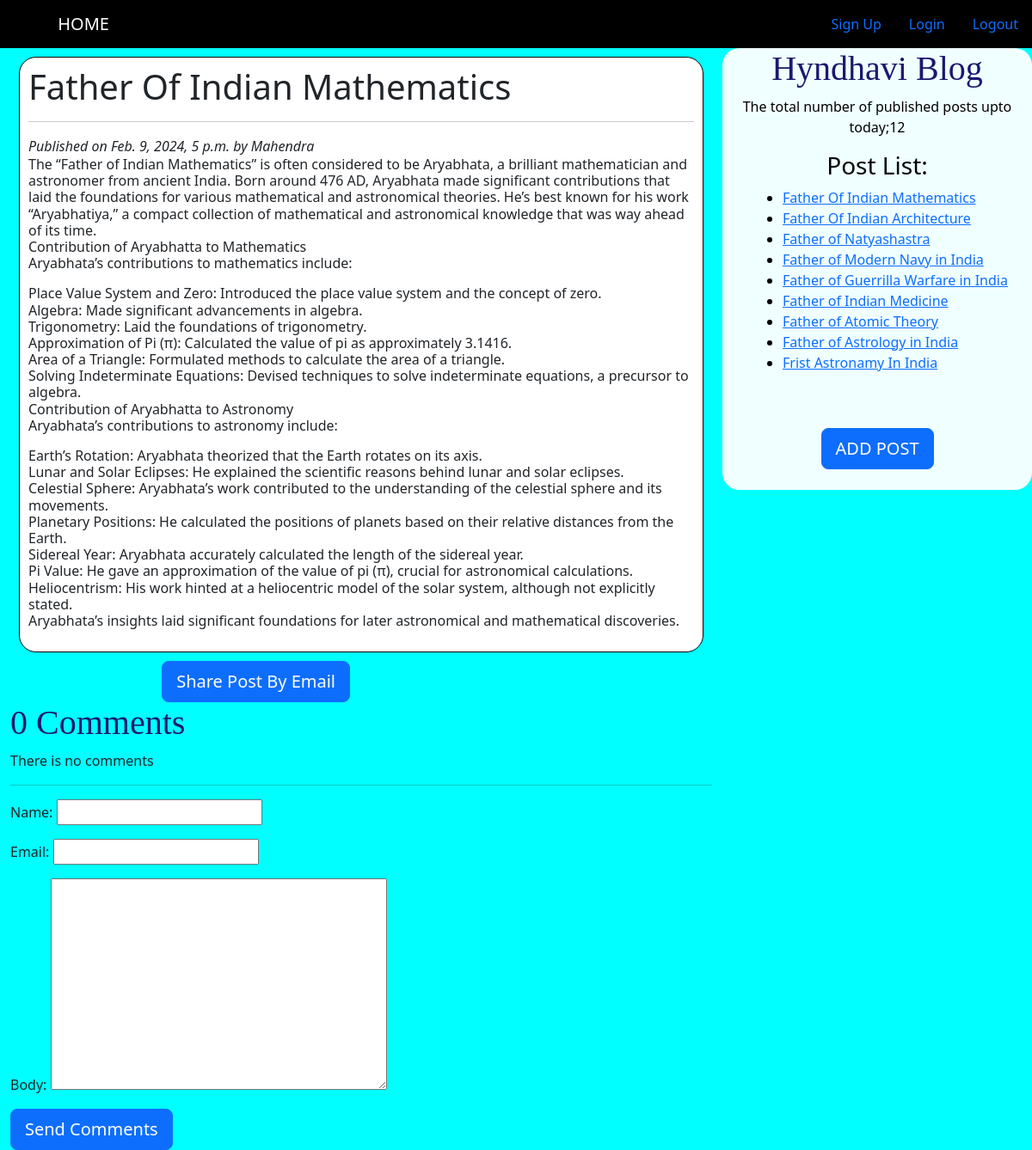
Page /2024/02/09/father-of-indian-mathematics/ (signed in) on the committed database.
### testapp/models.py (models this page shows, shortened)
class Blog(models.Model):
    STATUS_CHOICES=(('draft', 'Draft'),('published','Published'))
    title = models.CharField(max_length=256)
    slug = models.SlugField(max_length=256, unique_for_date='publish')
    author = models.ForeignKey(User, related_name='blog_posts',on_delete=models.DO_NOTHING,)
    body = models.TextField()
    publish = models.DateTimeField(default=timezone.now)
    created = models.DateTimeField(auto_now_add=True)
    update = models.DateTimeField(auto_now=True)
    atatus = models.CharField(max_length=10, choices=STATUS_CHOICES, default='draft')
    objects = CustomManger()
    class Meta:
        ordering = ('-publish',)
    def url(self):
        return reverse('post', args=[self.publish.year, self.publish.strftime('%m'), self.publish.strftime('%d'), self.slug])

### testapp/views.py (the view)
# urls.py: path('<int:year>/<int:month>/<int:day>/<slug:post>/', views.post_detail, name="post"),
@login_required()
def post_detail(request, year, month, day, post):
    post = get_object_or_404(Blog, slug=post, atatus="published", publish__year= year,
                             publish__month=month, publish__day=day)
    comments = post.comments.filter(active= True)
    csubmit = False
    if request.method=='POST':
        form =CommentForm(request.POST)
        if form.is_valid():
            new_comment = form.save(commit=False)
            new_comment.post = post
            new_comment.save()
            csubmit=True
    else:
        form = CommentForm()
    return render(request, 'testapp/post.html', {'post':post, 'form':form, 'csubmit':csubmit, 'comments':comments})

### testapp/forms.py
class CommentForm(forms.ModelForm):
    class Meta:
        model = Comments
        fields = ('name', 'email', 'body')

### testapp/models.py (called while the page is built)
    def get_queryset(self):
        return super().get_queryset().filter(atatus='published')

### testapp/templatetags/blog_tags.py (called while the page is built)
@register.simple_tag
def total_posts():
    return Blog.objects.count()

@login_required()
@register.inclusion_tag('testapp/list.html')
def post_list(count=10):
    list = Blog.objects.order_by('-publish',)[:9]
    return {'list':list}

### templates/testapp/post.html (shortened to what this page needs)
<!DOCTYPE html>
{% extends 'testapp/base.html' %}
{%block content %}
<div class="description">
<h1>{{post.title}}</h1>
<hr>
<i id="p">Published on {{post.publish}} by {{post.author|title}}</i>
<h6>{{post.body|linebreaks}}</h6>
</div>
<div class="container" align="center">
<a href="/{{post.id}}" class="btn btn-primary btn-lg" target="_blank">Share Post By Email</a>
</div><br><br>
{% with comments.count as comments_count%}
<h2>{{comments_count}} Comment{{comments_count|pluralize}}</h2>
{%endwith%}
{% if comments%}
{% for com in comments %}
<div id="c">
Comment {{forloop.counter}} by {{com.name}} on {{com.created}}
{{com.body|linebreaks}}
</div>
{%endfor%}
{%else%}
<p>There is no comments</p>
{%endif%}
<hr>
{%if csubmit%}
<h4>Your Comment is Successfully Submitted</h4>
{%else%}
<form method="post">
    {{form.as_p}}
    <input type="submit" class="btn btn-primary btn-lg" value="Send Comments">
</form>
{%endif%}
{%endblock%}

### templates/testapp/list.html
<ul class="li" style="float:center;" xmlns="http://www.w3.org/1999/html">
    {%for post in list%}
    <li><a href="{{post.url}}">{{post.title}}</a></li>
    {%endfor%}
</ul>
<br><br>

### static/css/st.css (style rules this page uses)
body { background-color:Cyan; }
.container { width:70%; float:left; }
.description { background:white; padding:10px; border:1px solid black; border-radius:20px; margin:10px; }
h2 { font-family: serif; color:MidnightBlue; font-size:40px; }
.li { padding-left:70px; text-align:left; }
#p { text-family:italic; }

### rows in the picture
Blog: title "Father Of Indian Mathematics", publish "Feb. 9, 2024, 5 p.m.", author "Mahendra", body "The “Father of Indian Mathematics” is often considered to be Aryabhata, a brilliant mathematician and astronomer from ancient India. Born around 476 AD, Aryabhata made significant contributions that laid the foundations for various mathematical and astronomical theories. He’s best known for his work “Aryabhatiya,” a compact collection of mathematical and astronomical knowledge that was way ahead of its time. Contribution of Aryabhatta to Mathematics Aryabhata’s contributions to mathematics include: Place Value System and Zero: Introduced the place value system and the concept of zero. Algebra: Made significant advancements in algebra. Trigonometry: Laid the foundations of trigonometry.…"
Blog: title "Father Of Indian Architecture"
Blog: title "Father of Natyashastra"
Blog: title "Father of Modern Navy in India"
Blog: title "Father of Guerrilla Warfare in India"
Blog: title "Father of Indian Medicine"
Blog: title "Father of Atomic Theory"
Blog: title "Father of Astrology in India"
Blog: title "Frist Astronamy In India"

### other values in the picture
{{ comments_count }} "0"
